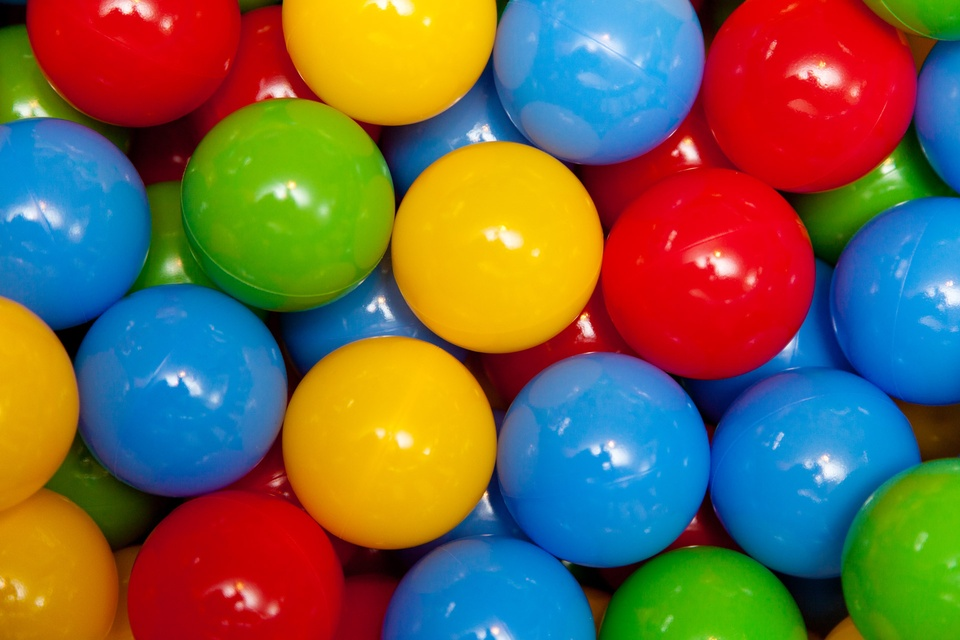
#> input picture tp2-en/traitement-images/ressources-tp2/08-balles-rgb.jpg, 960 x 640 px
$ python 05_color_histograms.py
#> lines starting #> are read from the running program, lines starting #| are printed output that depends on the picture
### tp2-en/traitement-images/tp2/tp2_support.py
from pathlib import Path

import matplotlib.pyplot as plt
import numpy as np
from PIL import Image


SCRIPT_DIR = Path(__file__).resolve().parent
STUDENT_ROOT = SCRIPT_DIR.parent
RESOURCE_DIR = STUDENT_ROOT / f"ressources-{SCRIPT_DIR.name}"
if not RESOURCE_DIR.exists():
    RESOURCE_DIR = STUDENT_ROOT / "ressources"
RESULTS_DIR = SCRIPT_DIR / "resultats"


# [63 lines left out: functions load_gray, histogram_data, add_histogram, add_cumulative_distribution, plot_histogram_data, plot_cumulative_data and 1 more, not called in this run]


def save_figure(fig, filename):
    RESULTS_DIR.mkdir(parents=True, exist_ok=True)
    path = RESULTS_DIR / filename
    fig.savefig(path, dpi=160, bbox_inches="tight")
    print(f"Saved figure: {path}")
    plt.show()


# [6 lines left out: function print_stats, not called in this run]


def load_rgb(filename):
    """Load red, green, and blue channels in [0, 1]."""
#> called with filename = '08-balles-rgb.jpg'
    with Image.open(RESOURCE_DIR / filename) as source:
#> source is the input picture: PIL image 960x640 RGB; mean R, G, B 113.6, 102.1, 75.3
        return np.asarray(source.convert("RGB"), dtype=np.float64) / 255.0


def compare_rgb_cases(cases, distributions, filename):
    """Lay out images and computed histograms."""
    fig, axes = plt.subplots(2, len(cases), figsize=(4.5 * len(cases), 7), squeeze=False)
    for column, ((label, rgb), (centers, frequencies)) in enumerate(zip(cases, distributions)):
        axes[0, column].imshow(rgb)
        axes[0, column].set_title(label)
        axes[0, column].axis("off")
        for k, (color, name) in enumerate(zip(("red", "green", "blue"), ("R", "G", "B"))):
            axes[1, column].step(centers, frequencies[k], where="mid", color=color, label=name)
        axes[1, column].set(xlim=(0, 1), xlabel="Channel value", ylabel="Fraction of channel pixels")
        axes[1, column].legend()
        axes[1, column].grid(alpha=0.2)
    ymax = max(axis.get_ylim()[1] for axis in axes[1])
    for axis in axes[1]:
        axis.set_ylim(0, ymax)
    fig.tight_layout()
    save_figure(fig, filename)

### tp2-en/traitement-images/tp2/05_color_histograms.py
"""Compare channel histograms and RGB processing results."""
import numpy as np
from skimage import exposure
from tp2_support import load_rgb, compare_rgb_cases

FILES = ("08-balles-rgb.jpg", "07-fruits-rgb.jpg")
N_BINS = 64
GAMMA = 0.6


def channel_histograms(rgb):
    frequencies = []
    for k in range(3):
        # TODO : extract channel k from the (height, width, 3) array
        channel = rgb[:,:,k]
        if channel is None:
            raise NotImplementedError("Complete channel extraction in channel_histograms")
        counts, edges = np.histogram(channel, bins=N_BINS, range=(0, 1))
        frequencies.append(counts / counts.sum())
    centers = (edges[:-1] + edges[1:]) / 2
    return centers, frequencies


def equalize_channels(rgb):
    result = np.empty_like(rgb)
    for k in range(3):
        # TODO : equalize channel k; the result is then assigned to result[..., k]
        equalized_channel = exposure.equalize_hist(rgb[... , k])
        if equalized_channel is None:
            raise NotImplementedError("Complete channel equalization in equalize_channels")
        result[..., k] = equalized_channel
    return result


for filename in FILES:
    rgb = load_rgb(filename)
    common_gamma = np.power(rgb, GAMMA)
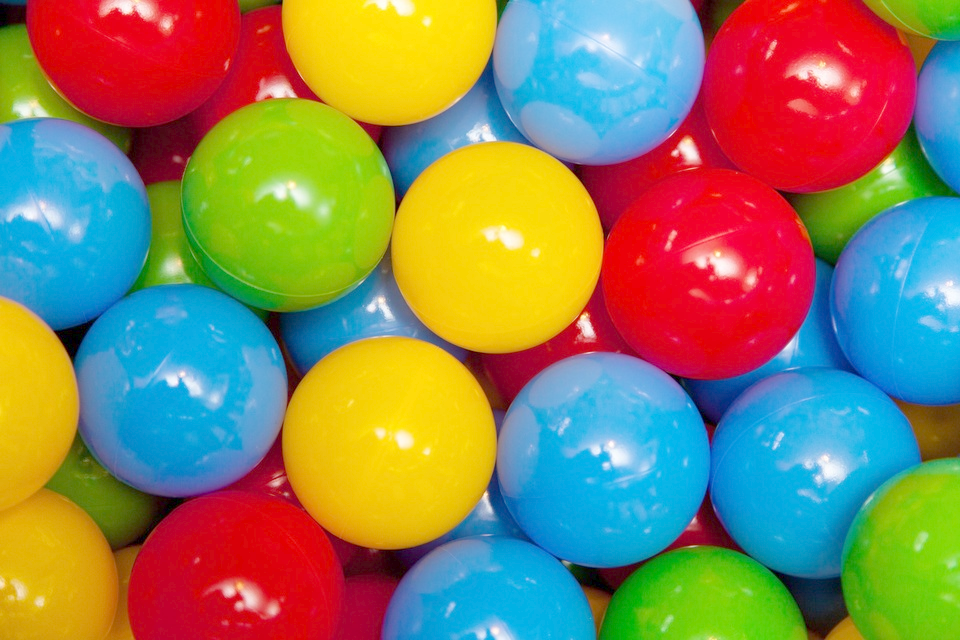
#> common_gamma: shape (640, 960, 3) float64; mean of channels 0, 1, 2 0.54, 0.512, 0.371; drawn as R, G, B
    independent_equalization = equalize_channels(rgb)
#> the loop in equalize_channels, `for k in range(3):` made 3 passes
#> pass 1, in equalize_channels, `equalized_channel = exposure.equalize_hist(rgb[... , k])`:
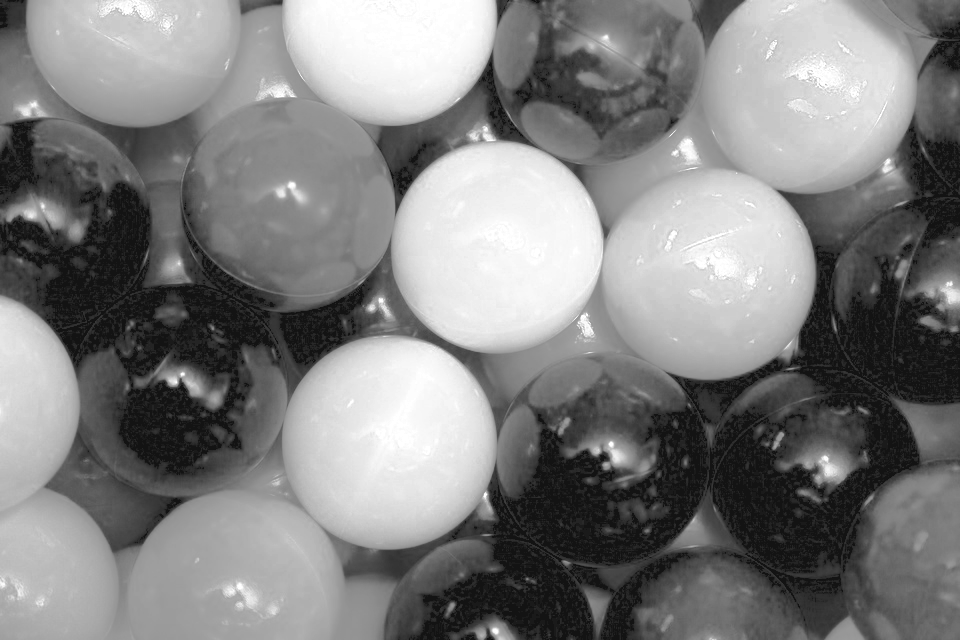
#> equalized_channel: shape (640, 960) float64; min 0.0783, max 1, mean 0.505
#> pass 3, in equalize_channels, `equalized_channel = exposure.equalize_hist(rgb[... , k])`:
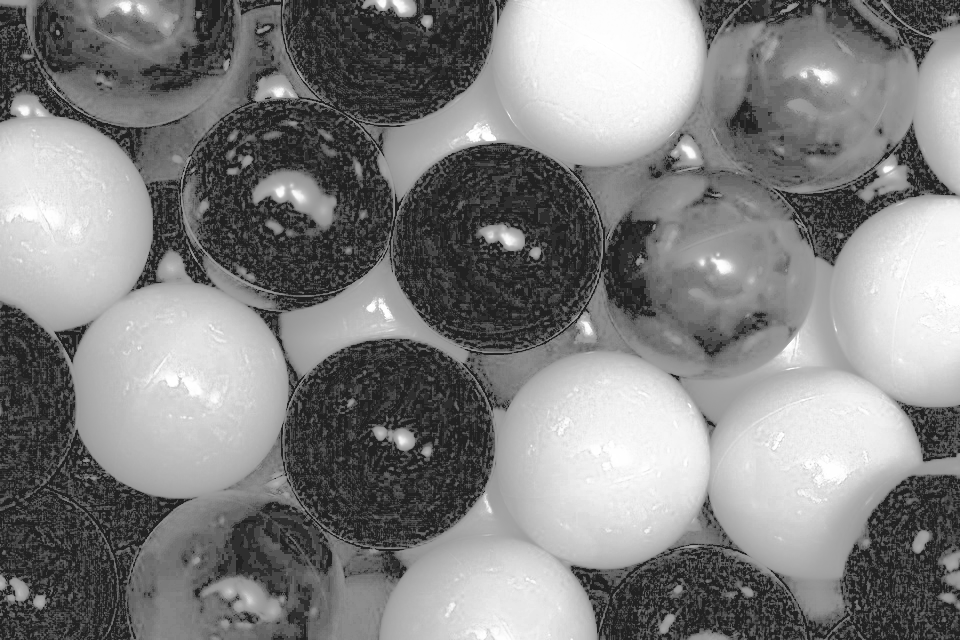
#> equalized_channel: shape (640, 960) float64; min 0.13, max 1, mean 0.51
#> after the loop in equalize_channels, `for k in range(3):`:
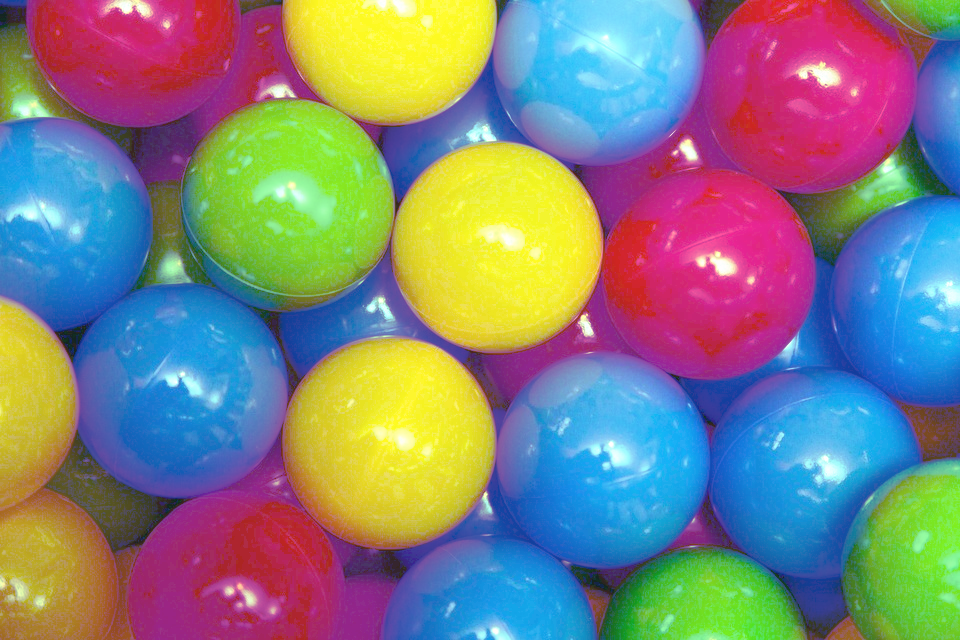
#> result: shape (640, 960, 3) float64; mean of channels 0, 1, 2 0.505, 0.513, 0.51; drawn as R, G, B
    cases = [("Original", rgb), (f"Same gamma {GAMMA:g} on R, G, B", common_gamma),
             ("Independent R, G, B equalization", independent_equalization)]
    distributions = [channel_histograms(image) for _, image in cases]
#> after the loop in channel_histograms, `for k in range(3):`: frequencies = 3 items
#> in channel_histograms, `centers = (edges[:-1] + edges[1:]) / 2`: centers = 64 values from 0.00781 to 0.992
#> in channel_histograms (call 2), `frequencies = []`: frequencies = []
#> the loop in channel_histograms (call 2), `for k in range(3):` made 3 passes
#> pass 1, in channel_histograms (call 2), `channel = rgb[:,:,k]`:
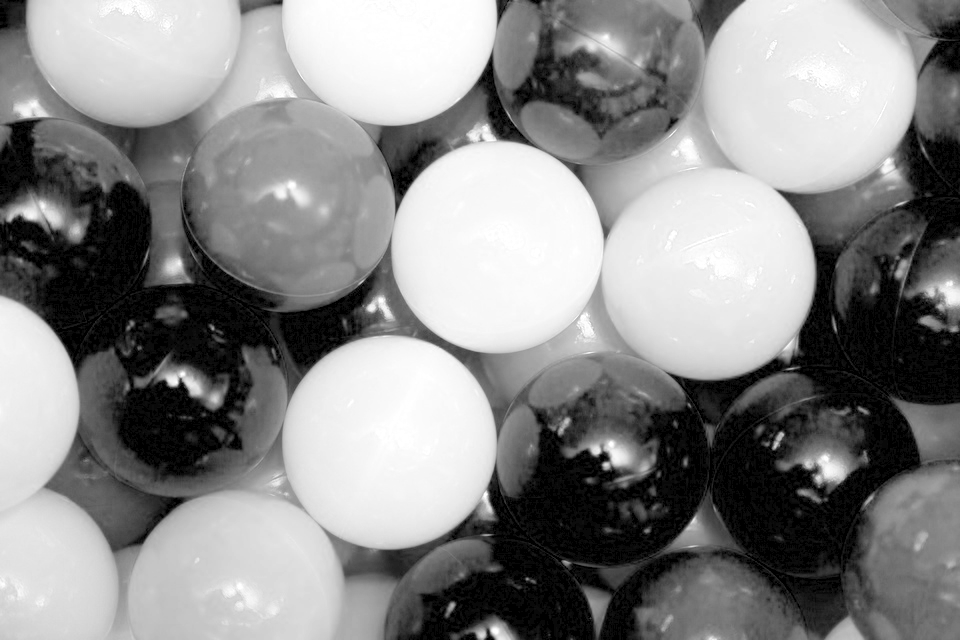
#> channel: shape (640, 960) float64; min 0, max 1, mean 0.54
#> pass 3, in channel_histograms (call 2), `channel = rgb[:,:,k]`:
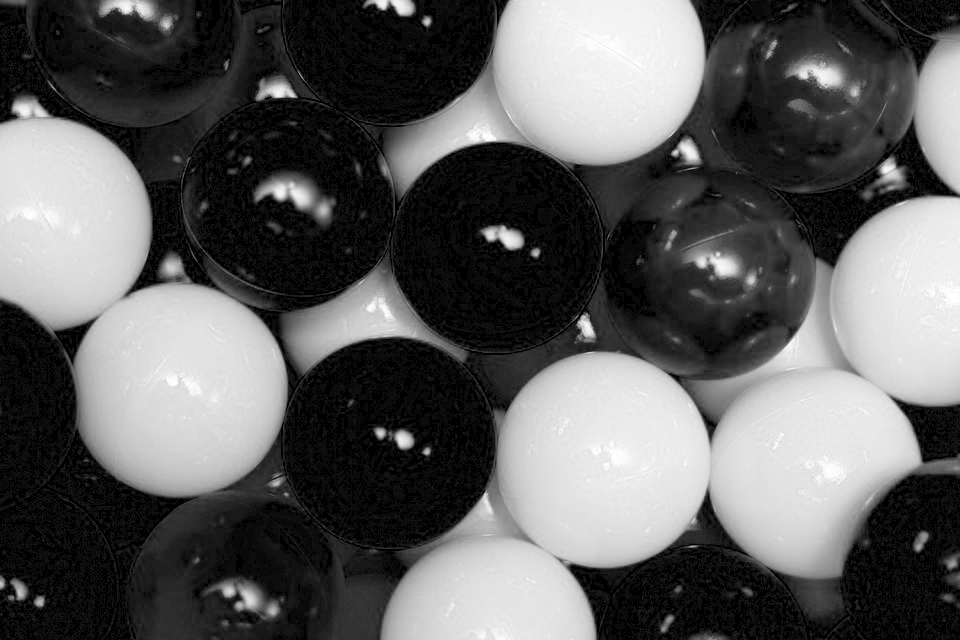
#> channel: shape (640, 960) float64; min 0, max 1, mean 0.371
#> after the loop in channel_histograms (call 2), `for k in range(3):`: frequencies = 3 items
#> distributions = 3 items
    compare_rgb_cases(cases, distributions, f"05-couleur-{filename[:-4]}.png")
#> the loop in compare_rgb_cases, `for column, ((label, rgb), (centers, frequencies)) in enumerate(zip(ca..` made 3 passes
#> label on passes 1 to 3: 'Original', 'Same gamma 0.6 on R, G, B', 'Independent R, G, B equalization'
#> in compare_rgb_cases, `ymax = max(axis.get_ylim()[1] for axis in axes[1])`: ymax = 0.377
#> the loop in compare_rgb_cases, `for axis in axes[1]:` made 3 passes
#> in save_figure, `fig.savefig(path, dpi=160, bbox_inches="tight")`:
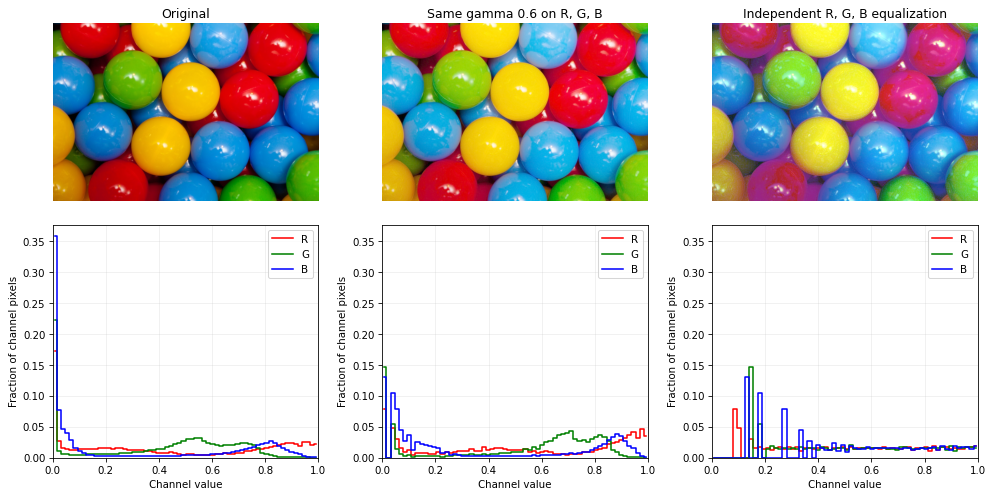
#> figure drawn by matplotlib, 6 panels; panel 4: curve peaks at x = 0.00781, y = 0.172; panel 4: curve peaks at x = 0.00781, y = 0.222; panel 4: curve peaks at x = 0.00781, y = 0.359; panel 5: curve peaks at x = 0.00781, y = 0.0783
#> pass 2 of the loop `for filename in FILES:`:
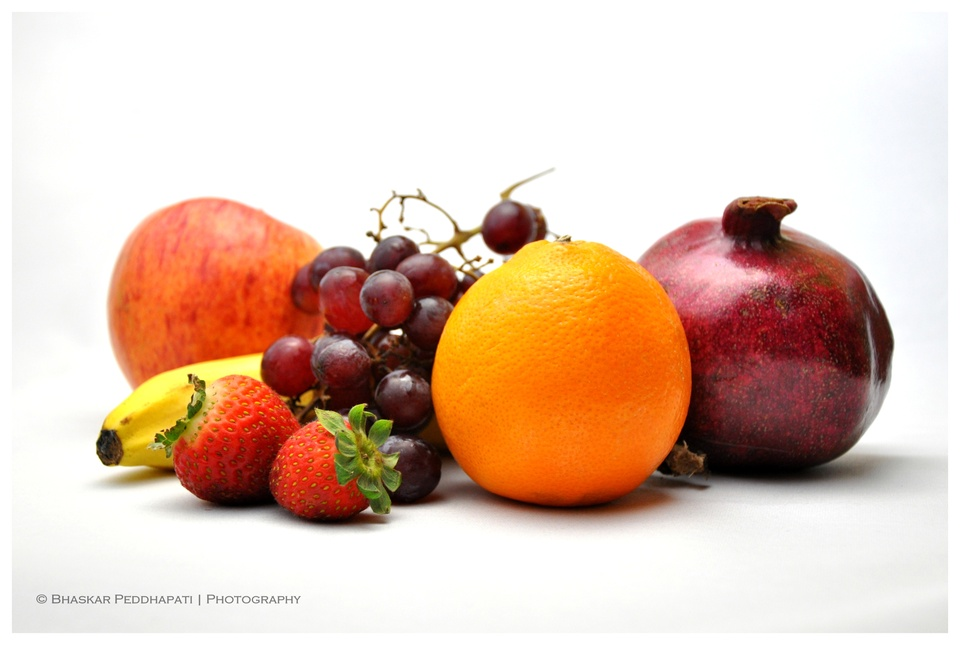
#> input picture tp2-en/traitement-images/ressources-tp2/07-fruits-rgb.jpg, 960 x 645 px
#> in load_rgb, source is the input picture: PIL image 960x645 RGB; mean R, G, B 223.7, 195.2, 178.1
#> common_gamma: shape (645, 960, 3) float64
#> after the loop in equalize_channels (call 2), `for k in range(3):`:
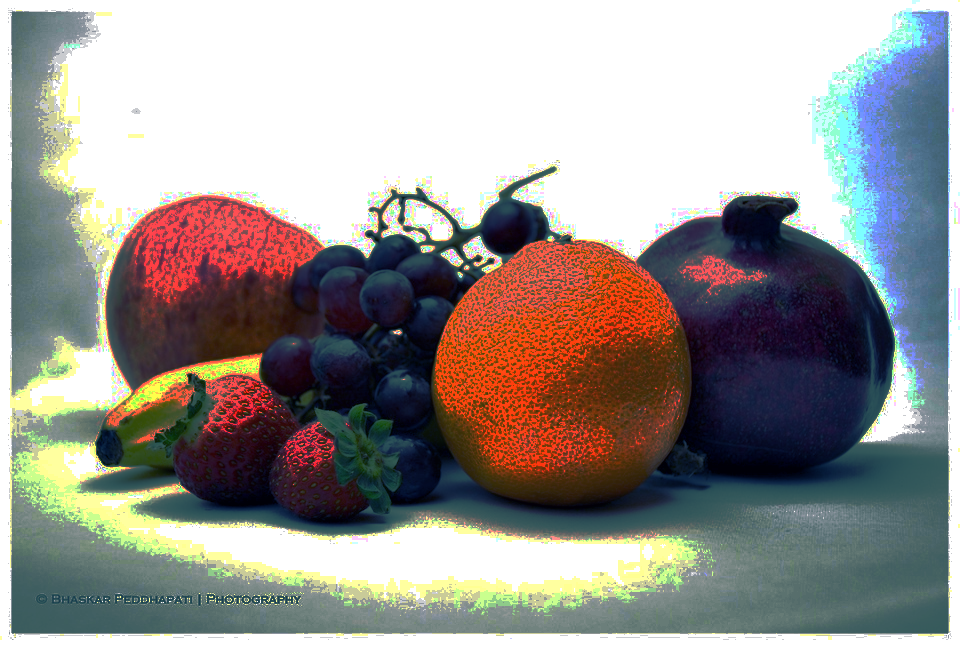
#> result: shape (645, 960, 3) float64; mean of channels 0, 1, 2 0.605, 0.589, 0.575; drawn as R, G, B
#> the loop in compare_rgb_cases (call 2), `for column, ((label, rgb), (centers, frequencies)) in enumerate(zip(ca..` made 3 passes
#> the loop in compare_rgb_cases (call 2), `for axis in axes[1]:` made 3 passes
#> in save_figure (call 2), `fig.savefig(path, dpi=160, bbox_inches="tight")`:
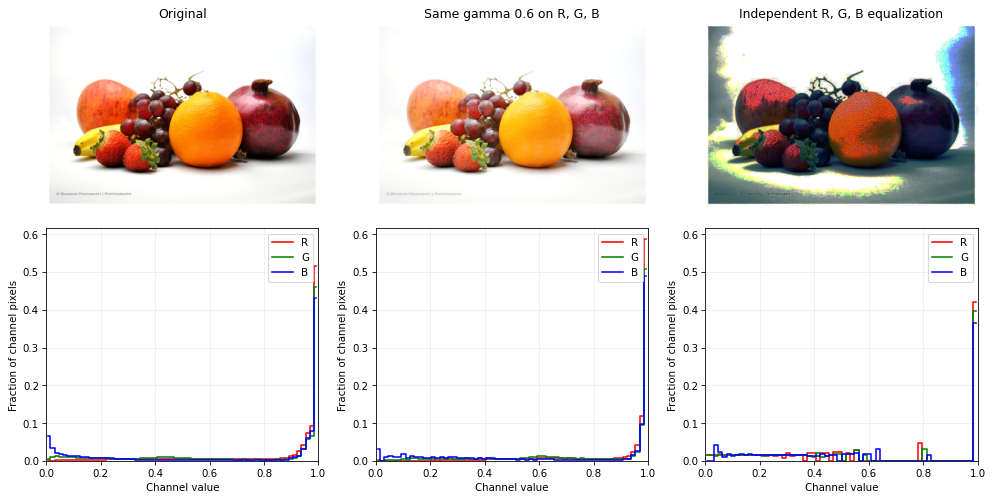
#> figure drawn by matplotlib, 6 panels; panel 4: curve peaks at x = 0.992, y = 0.517; panel 4: curve peaks at x = 0.992, y = 0.459; panel 4: curve peaks at x = 0.992, y = 0.43; panel 5: curve peaks at x = 0.992, y = 0.586

# Check the ratios between the components of one pixel.
pixel = np.array([0.2, 0.4, 0.8])
transformed = pixel ** GAMMA
print("Pixel before / after:", pixel, transformed)
print("R/G before / after:", pixel[0] / pixel[1], transformed[0] / transformed[1])
